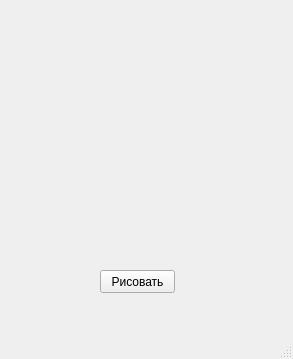
<?xml version="1.0" encoding="UTF-8"?>
<ui version="4.0">
 <class>MainWindow</class>
 <widget class="QMainWindow" name="MainWindow">
  <property name="geometry">
   <rect>
    <x>0</x>
    <y>0</y>
    <width>293</width>
    <height>359</height>
   </rect>
  </property>
  <property name="windowTitle">
   <string>MainWindow</string>
  </property>
  <widget class="QWidget" name="centralwidget">
   <widget class="QPushButton" name="cre_btn">
    <property name="geometry">
     <rect>
      <x>100</x>
      <y>270</y>
      <width>75</width>
      <height>23</height>
     </rect>
    </property>
    <property name="text">
     <string>Рисовать</string>
    </property>
   </widget>
  </widget>
  <widget class="QMenuBar" name="menubar">
   <property name="geometry">
    <rect>
     <x>0</x>
     <y>0</y>
     <width>293</width>
     <height>21</height>
    </rect>
   </property>
  </widget>
  <widget class="QStatusBar" name="statusbar"/>
 </widget>
 <resources/>
 <connections/>
</ui>
